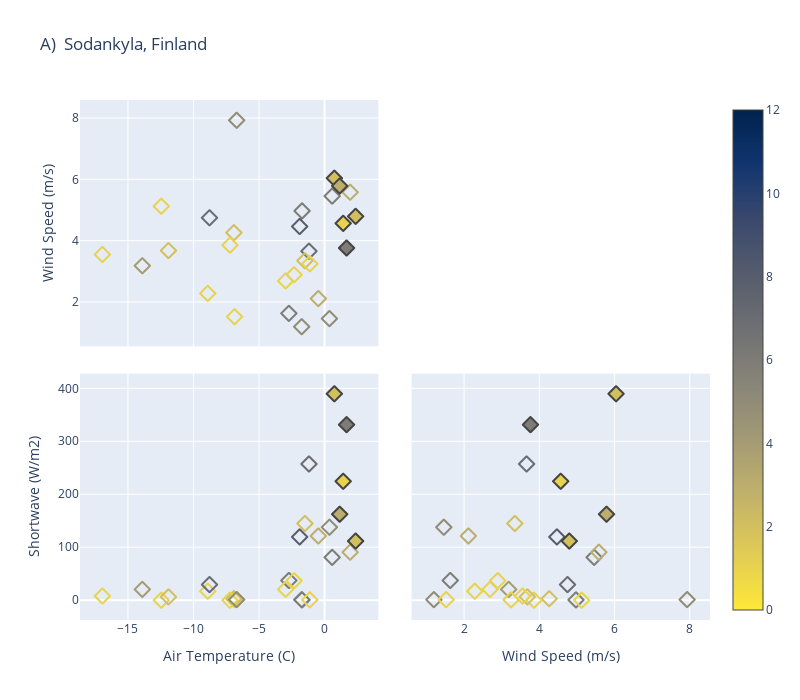

The cell this chart's notebook holds for it:
### Code cell
# State which site we are working with 
df = sod_events.copy(deep=True)

# Some constatns 
index_vals = df['count']
index_symbols = df['TypeSymbol']
colorbar = 'cividis_r'

fig = go.Figure()
fig.add_trace(go.Splom(dimensions=[dict(label=nametemp, values=df['temp']),
                                   dict(label=namewind, values=df['windspeed']),
                                   dict(label=nameSW,   values=df['shortwave'])],
                                   marker=dict(color=index_vals, colorscale = colorbar, symbol = index_symbols, showscale=True, line_width=2, size=12, cmin=0, cmax=12),
                                   showlegend=False, showupperhalf=False, diagonal_visible=False))

fig.update_traces(showlegend=True, legendgroup=index_symbols, selector=dict(mode='spolm'))

fig.update_layout(title=namesodankyla, width=800, height=700, dragmode='select')

fig.show()

### Figure 1 — Plotly figure (JSON) as saved in the notebook; plotly's stock layout.template omitted (floating-point values rounded to 4 significant figures)
{"data": [{"diagonal": {"visible": false}, "dimensions": [{"label": "Air Temperature (C)", "values": [-0.45, 2.4, -1.72, -6.85, -1.692, -6.9, -7.2, -12.45, -6.69, -11.9, -13.9, -8.9, -16.95, -2.7, -2.95, -8.764, 0.6083, 1.983, 0.4, -2.3, -1.164, -1.875, -1.475, 1.708, 1.45, -1.1, 0.775, 1.183]}, {"label": "Wind Speed (m/s)", "values": [2.119, 4.805, 1.2, 1.526, 4.983, 4.271, 3.865, 5.136, 7.943, 3.687, 3.191, 2.288, 3.559, 1.636, 2.695, 4.758, 5.466, 5.593, 1.464, 2.898, 3.668, 4.475, 3.356, 3.771, 4.577, 3.254, 6.051, 5.797]}, {"label": "Shortwave (W/m2)", "values": [121.4, 111.8, 1.06, 1.1, 0.6417, 2.875, 0, 0, 1.16, 6.275, 20.51, 17, 7.95, 37.31, 20.5, 29.53, 81.04, 90.72, 138, 36.95, 257.6, 119.7, 145.0, 331.9, 224.8, 0.7, 390.2, 162.6]}], "marker": {"cmax": 12, "cmin": 0, "color": [3, 2, 5, 1, 6, 2, 1, 1, 5, 2, 4, 1, 1, 6, 1, 7, 6, 3, 5, 1, 7, 8, 2, 6, 1, 1, 2, 3], "colorscale": [[0, "#fee838"], [0.1111, "#e1cc55"], [0.2222, "#c3b369"], [0.3333, "#a59c74"], [0.4444, "#8a8678"], [0.5556, "#707173"], [0.6667, "#575d6d"], [0.7778, "#3b496c"], [0.8889, "#123570"], [1, "#00224e"]], "line": {"width": 2}, "showscale": true, "size": 12, "symbol": [102, 2, 102, 102, 102, 102, 102, 102, 102, 102, 102, 102, 102, 102, 102, 102, 102, 102, 102, 102, 102, 102, 102, 2, 2, 102, 2, 2]}, "showlegend": false, "showupperhalf": false, "type": "splom"}], "layout": {"dragmode": "select", "height": 700, "title": {"text": "A)  Sodankyla, Finland"}, "width": 800}}
